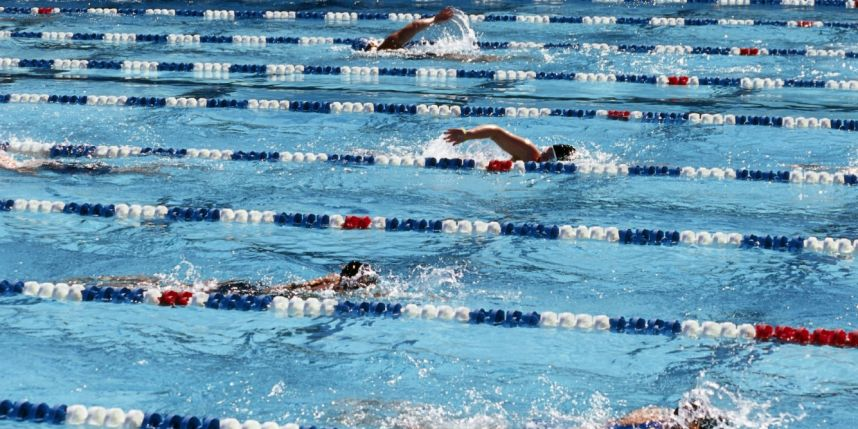
//> input picture img/Capture-decran-2015-04-15-a-17.jpeg, 858 x 429 px, given in place of Vidéo(1).MOV, which was not available
$ ./main   (built with g++ and OpenCV 4)
//> lines starting //> are read from the running program, lines starting //| are printed output that depends on the picture; after the words box and inside, x2 and y2 are one past the last pixel; in counts of white or black regions, pixels touching at a corner belong together; pictures that were not available may be replaced by others from this repository, and a replacement may not be noted
//> in open_video, frame is the input picture: 429 rows x 858 cols, CV_8UC3; mean B, G, R 177.2, 151.6, 104.7
#include <stdio.h>
#include <iostream>
#include <list>
#include <opencv2/opencv.hpp>
#include <opencv2/imgproc/imgproc.hpp>
#include <opencv2/video/background_segm.hpp>
#include <stdexcept>
#include <vector>
// OpenCV 2.4.9
using namespace std;
using namespace cv;

//char* VIDEO_PATH = (char*) "videos/#29 UAAP Mens 100 Fly.mp4";
char* VIDEO_PATH = (char*) "videos/Vidéo(1).MOV";
// [24 lines of commented-out code are left out]

Mat toGray(Mat frame) {
    Mat gray_frame;
    cvtColor( frame, gray_frame, COLOR_BGR2GRAY );
    return gray_frame;
}

Mat detect_lines(Mat frame) {
    Mat edge, draw;
    //imshow("SuiSui", gray_frame);
    Canny(toGray(frame), edge, 50, 150, 3);
    edge.convertTo(draw, CV_8U);
    return draw;
}

Mat detect_corners(Mat frame) {
    int threshold = 200;
    Mat res = Mat::zeros( frame.size(), CV_32FC1 );
    cornerHarris(toGray(frame), res, 2, 3, 0.04);

    // Normalizing
    Mat dst;
    normalize( res, dst, 0, 255, NORM_MINMAX, CV_32FC1, Mat() );
    convertScaleAbs( dst, dst);

    // Drawing a circle around corners
    for( int j = 0; j < dst.rows ; j++ )
    { for( int i = 0; i < dst.cols; i++ )
    {
        if( (int) dst.at<float>(j,i) > threshold )
        {
           circle( dst, Point( i, j ), 5,  Scalar(0), 2, 8, 0 );
        }
    }
    }

    return dst;
}

Mat extract_background(Mat frame, Ptr<BackgroundSubtractor> pMOG2) {
    Mat blurred_frame;
    //GaussianBlur(frame, blurred_frame, Size(5, 5), 0, 0);
    blur(frame, blurred_frame, Size(5, 5), Point(-1, -1));
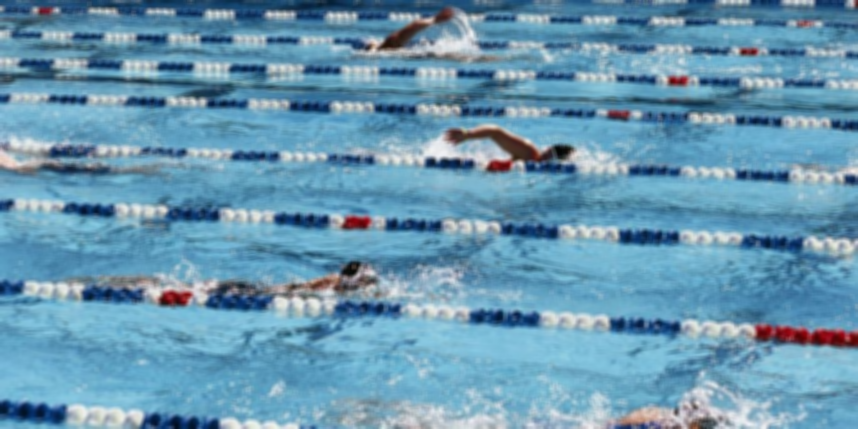
//> blurred_frame: 429 rows x 858 cols, CV_8UC3; mean B, G, R 177.2, 151.6, 104.7

    Mat fgMaskMOG2;
    pMOG2->apply(blurred_frame, fgMaskMOG2);
//> fgMaskMOG2: 429 rows x 858 cols, CV_8UC1; every value is 127
    return fgMaskMOG2;
}

Mat detect_blobs(Mat draw) {
    vector< vector<Point> > outputs;
    vector<Vec4i> hierarchy;

    findContours(draw, outputs, hierarchy, RETR_CCOMP, CHAIN_APPROX_SIMPLE );
//> outputs = 1 contour; box (x1, y1, x2, y2) and area: (0, 0, 858, 429) 366796
    list<int> largestComp;
    double maxArea = 60;
    for(int idx = 0 ; idx >= 0; idx = hierarchy[idx][0] ) {
        const vector<Point>& c = outputs[idx];
        //cout << c << endl;
        double area = fabs(contourArea(Mat(c)));
        if( area > maxArea ) {
            //maxArea = area;
            largestComp.push_back(idx);
        }
    }
//> this loop made 1 pass
//> (c, area) on pass 1: (4 Points (x, y): [0, 0], [0, 428], [857, 428], [857, 0], 366796)

    Mat dst = Mat::zeros(draw.size(), CV_8UC3);
    Scalar color( 0, 0, 255 );

    list<int>::iterator i;
    for (i=largestComp.begin(); i != largestComp.end(); i++) {
        if (outputs[*i].size() >= 5) {
            RotatedRect box = fitEllipse(outputs[*i]);
            if (box.size.width > 10) {
                ellipse(dst, box, Scalar(0,255,0), 1, LINE_AA);
                drawContours(dst, outputs, *i, color, FILLED, LINE_8, hierarchy);
            }
        }
    }
//> dst: 429 rows x 858 cols, CV_8UC3; every value is 0

    return dst;
}

int open_video() {
    //VideoCapture cap(0);
    VideoCapture capture;
    capture.open(VIDEO_PATH);
    double debut = 57000; // Offset
    Ptr<BackgroundSubtractor> pMOG2;
    pMOG2 = createBackgroundSubtractorMOG2(100, 50, true);

    Ptr<BackgroundSubtractor> pMOG;
    pMOG = createBackgroundSubtractorKNN();

    if(!capture.isOpened()) {
        throw std::runtime_error("Erreur dans l'ouverture du fichier.");
    }

    //capture.set(CV_CAP_PROP_POS_MSEC, debut);
    Mat frame;
    namedWindow("SuiSui", 0);

    for (;;) {
        capture >> frame;
        //printf("frame");
        if (frame.empty())
            break;
        // Work with frame
        //Mat draw = detect_lines(frame);
        //Mat draw = detect_corners(frame);

        // State : position, velocity, acceleration
        KalmanFilter KF(4, 2, 0);
        KF.transitionMatrix = Mat_<float>(4, 4) << 1,0,1,0,   0,1,0,1,  0,0,1,0,  0,0,0,1;
        Mat_<float> measurement(2,1); measurement.setTo(Scalar(0));

        Mat draw = extract_background(frame, pMOG2);
        Mat dst = detect_blobs(draw);

        imshow("Original", frame);
        imshow("SuiSui", dst);
        waitKey(30);
    }
    waitKey(0);
    return 0;
}


int main( int argc, char** argv )
{
    return open_video();
}

$ run again, on img/conseilnatationreprendre_zpsb16ee3c7.jpg
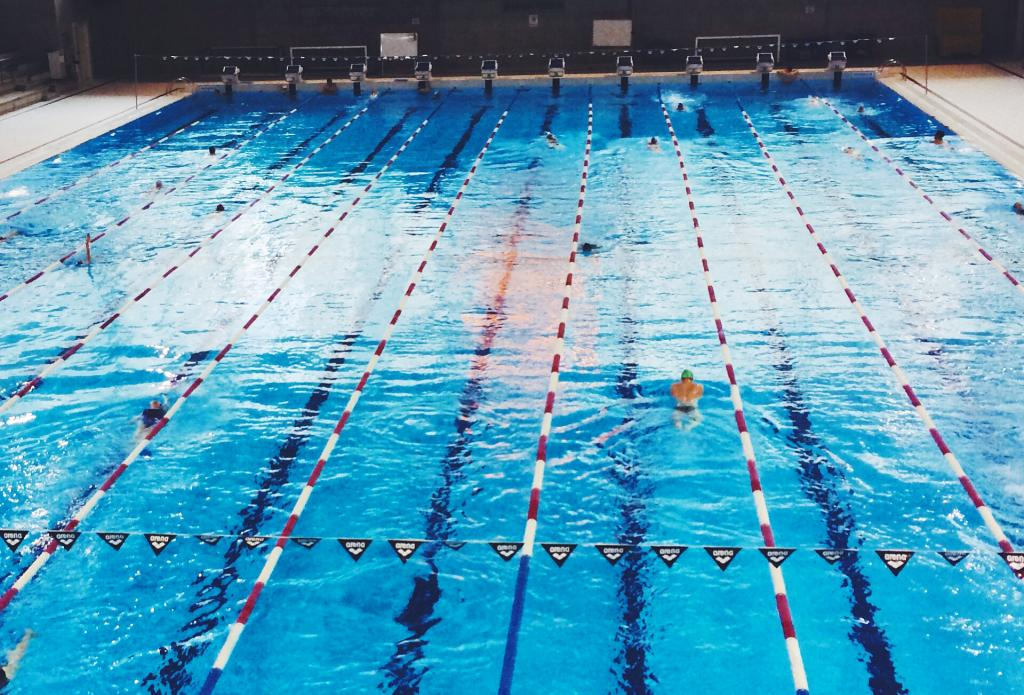
//> input picture img/conseilnatationreprendre_zpsb16ee3c7.jpg, 1024 x 695 px, given in place of Vidéo(1).MOV, which was not available
//> in open_video, frame is the input picture: 695 rows x 1024 cols, CV_8UC3; mean B, G, R 184.3, 155.8, 87.4
//> in extract_background, `blur(frame, blurred_frame, Size(5, 5), Point(-1, -1));`:
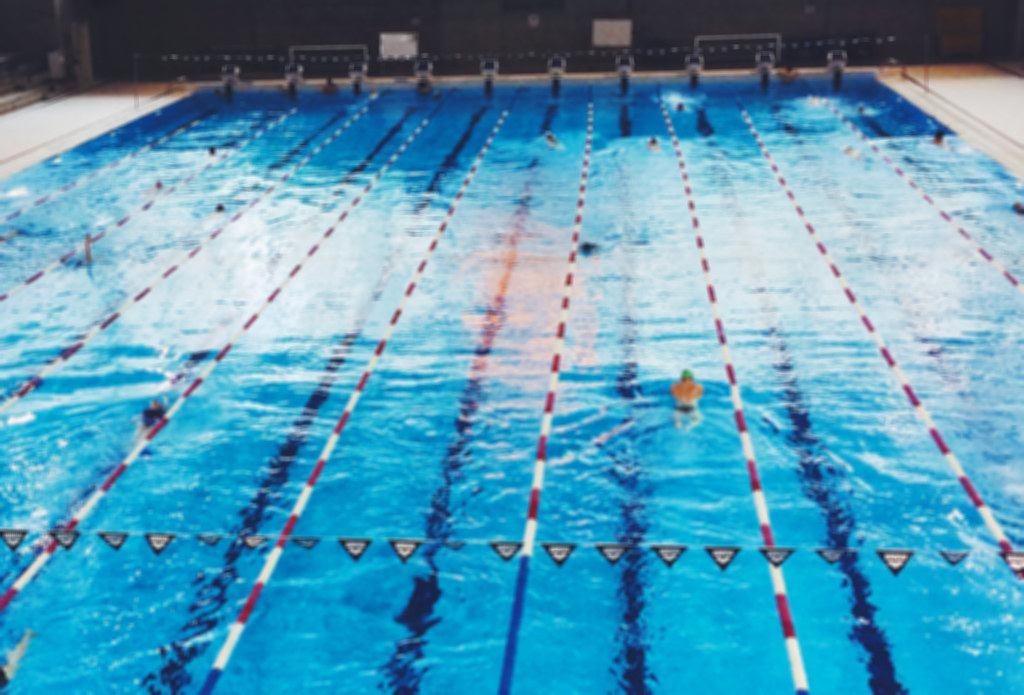
//> blurred_frame: 695 rows x 1024 cols, CV_8UC3; mean B, G, R 184.3, 155.8, 87.4
//> fgMaskMOG2: 695 rows x 1024 cols, CV_8UC1; every value is 127
//> outputs = 1 contour; box (x1, y1, x2, y2) and area: (0, 0, 1024, 695) 709962
//> the loop in detect_blobs, `for(int idx = 0 ; idx >= 0; idx = hierarchy[idx][0] )` made 1 pass
//> (c, area) on pass 1: (4 Points (x, y): [0, 0], [0, 694], [1023, 694], [1023, 0], 709962)

$ run again, on img/la_piscine_du_parc_aquavert_de_francheville_propose_des_lecons_de_natation-4013-468-0.jpg
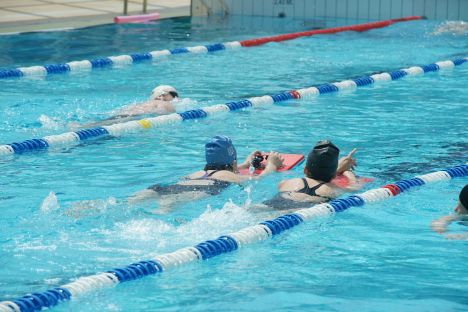
//> input picture img/la_piscine_du_parc_aquavert_de_francheville_propose_des_lecons_de_natation-4013-468-0.jpg, 468 x 312 px, given in place of Vidéo(1).MOV, which was not available
//> in open_video, frame is the input picture: 312 rows x 468 cols, CV_8UC3; mean B, G, R 189.5, 172.1, 96.7
//> in extract_background, `blur(frame, blurred_frame, Size(5, 5), Point(-1, -1));`:
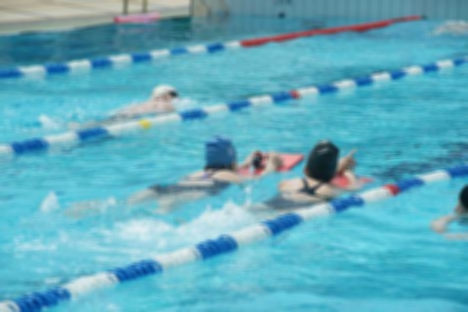
//> blurred_frame: 312 rows x 468 cols, CV_8UC3; mean B, G, R 189.6, 172.1, 96.7
//> fgMaskMOG2: 312 rows x 468 cols, CV_8UC1; every value is 127
//> outputs = 1 contour; box (x1, y1, x2, y2) and area: (0, 0, 468, 312) 145237
//> the loop in detect_blobs, `for(int idx = 0 ; idx >= 0; idx = hierarchy[idx][0] )` made 1 pass
//> (c, area) on pass 1: (4 Points (x, y): [0, 0], [0, 311], [467, 311], [467, 0], 145237)
